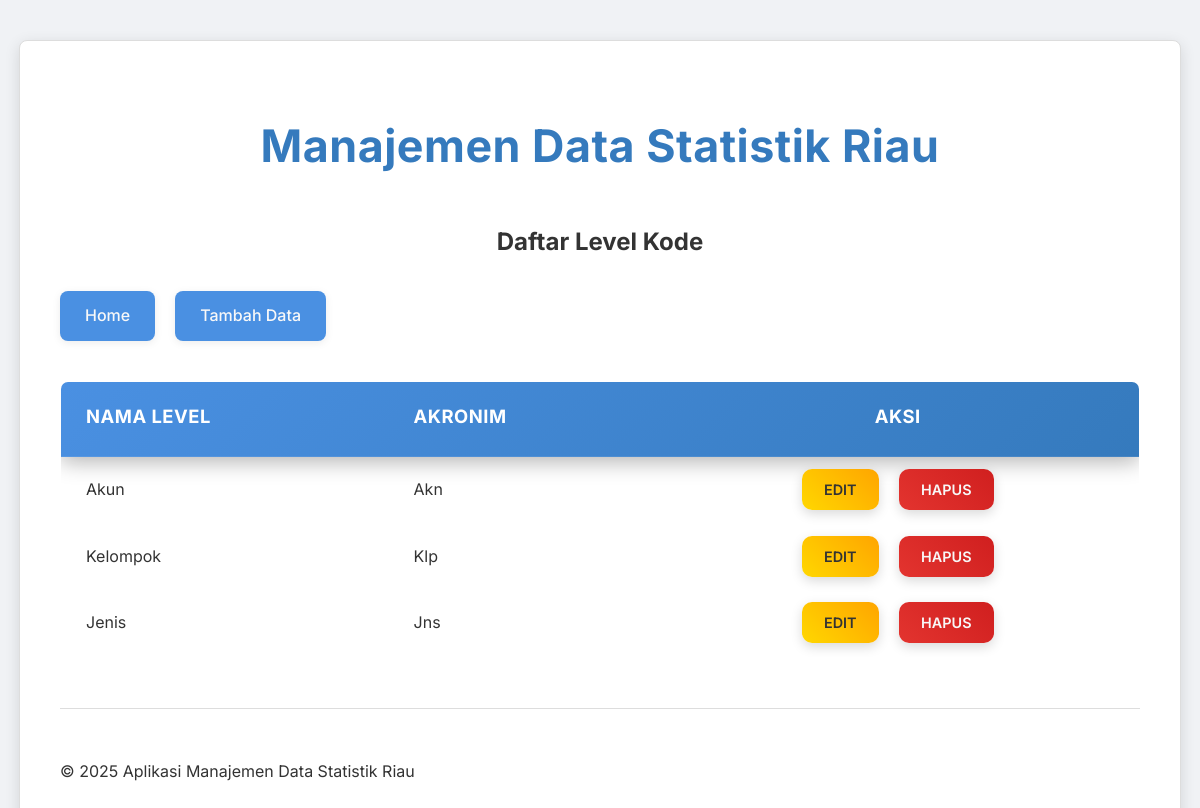
Page /pages/level-kode/read.php on the earlier database version.
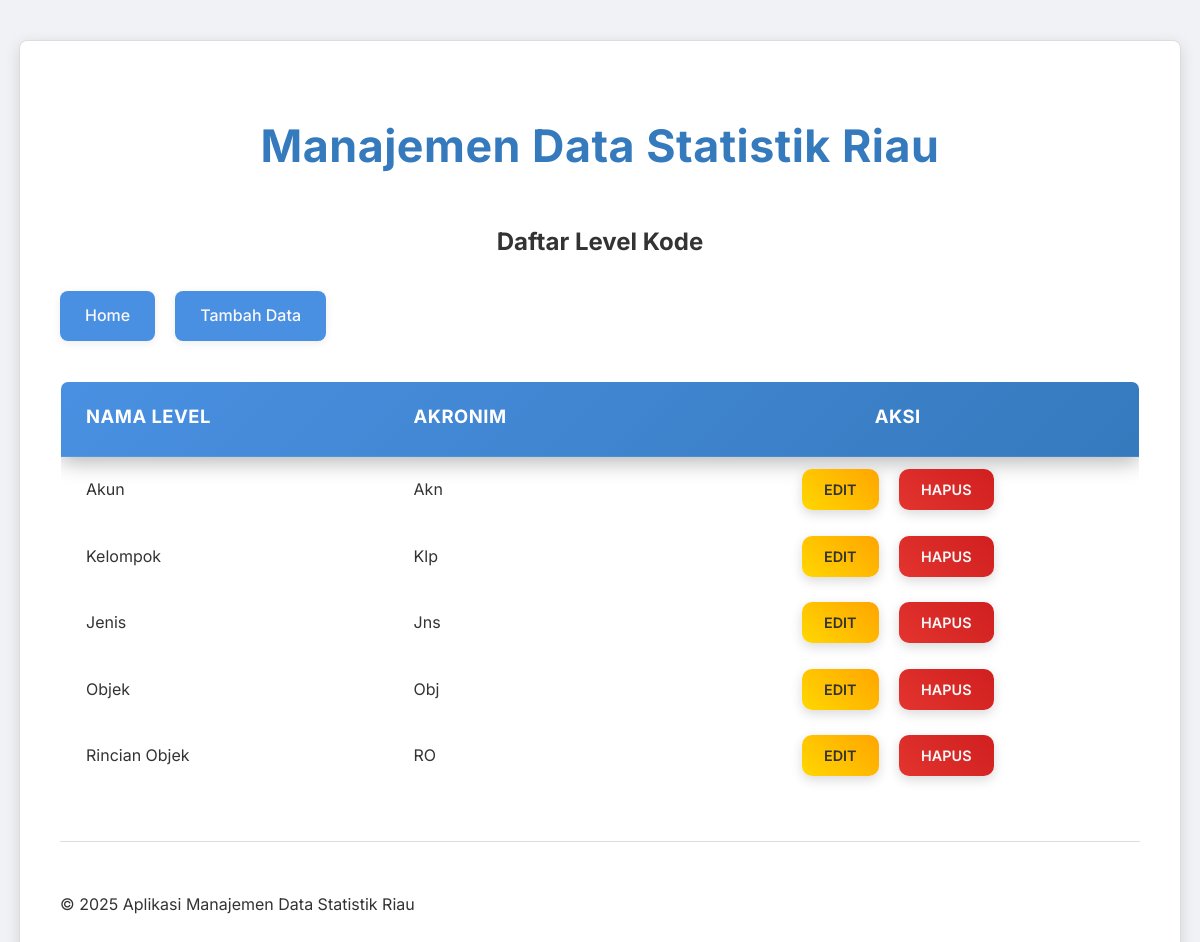
Same page on the later database version.
### tables this page shows
CREATE TABLE `kode_level` (
  `id` int(11) NOT NULL,
  `nama_level` varchar(255) DEFAULT NULL,
  `akronim` varchar(255) DEFAULT NULL
);

### pages/level-kode/read.php (the view, shortened to what this page needs)
<?php
include '../../config/database.php';
include '../../templates/header.php';
$sql = "SELECT * FROM kode_level ORDER BY id";
$result = $conn->query($sql);
?>
<h2 style="text-align: center;">Daftar Level Kode</h2>
<div class="button-group">
    <a href="../../index.php">Home</a>
    <a href="create.php">Tambah Data</a>
</div>
<?php
if ($result->num_rows > 0):
?>
    <table>
        <thead>
            <tr>
                <th>Nama Level</th>
                <th>Akronim</th>
                <th style="text-align: center;">Aksi</th>
            </tr>
        </thead>
        <tbody>
            <?php
            while ($row = $result->fetch_assoc()):
            ?>
                <tr>
                    <td><?php echo htmlspecialchars($row['nama_level']); ?></td>
                    <td><?php echo htmlspecialchars($row['akronim']); ?></td>
                    <td class="actions">
                        <a href="update.php?id=<?php echo htmlspecialchars($row['id']); ?>" class="edit">Edit</a>
                        <a href="delete.php?id=<?php echo htmlspecialchars($row['id']); ?>" class="delete" onclick="return confirm('Apakah Anda yakin ingin menghapus data ini?')">Hapus</a>
                    </td>
                </tr>
            <?php endwhile; ?>
        </tbody>
    </table>
<?php else: ?>
    <p>Belum ada data.</p>
<?php endif; ?>
<?php
include '../../templates/footer.php';
?>

### templates/header.php (shortened to what this page needs)
<!DOCTYPE html>
<html lang="en">
<head>
    <link rel="stylesheet" href="../../templates/css/style.css">
</head>
<body>
    <div class="container">
        <h1>Manajemen Data Statistik Riau</h1>

### templates/footer.php
<hr>
<footer>
    <p>&copy; <?php echo date("Y"); ?> Aplikasi Manajemen Data Statistik Riau</p>
</footer>
</div>
</body>
</html>

### templates/css/style.css (style rules this page uses)
:root { --primary-color: #4A90E2; --primary-dark: #357ABD; --accent-color: #50E3C2; --secondary-accent: #FF6B6B; --tertiary-color: #FFC107; --text-dark: #333333; --text-light: #F8F8F8; --bg-light: #F0F2F5; --bg-dark: #2C3E50; --card-bg: #FFFFFF; --border-color: #DDDDDD; --input-bg: #F8F8F8; --shadow-light: 0 2px 8px rgba(0, 0, 0, 0.08); --shadow-medium: 0 4px 15px rgba(0, 0, 0, 0.12); --success-color: #28A745; --danger-color: #DC3545; --warning-color: #FFC107; --info-color: #17A2B8; --radius-base: 8px; --transition-fast: 0.2s ease-in-out; --transition-normal: 0.3s ease-in-out; --gradient-primary: linear-gradient(135deg, var(--primary-color) 0%, var(--primary-dark) 100%); --gradient-accent: linear-gradient(135deg, var(--accent-color) 0%, #34B79C 100%); --gradient-secondary-accent: linear-gradient(135deg, var(--secondary-accent) 0%, #FF8A8A 100%); --gradient-tertiary: linear-gradient(135deg, var(--tertiary-color) 0%, #FFA000 100%); }
body { font-family: 'Inter', sans-serif; background: var(--bg-light); margin: 0; padding: 0; line-height: 1.6; color: var(--text-dark); display: flex; justify-content: center; align-items: flex-start; min-height: 100vh; padding: 40px 0; box-sizing: border-box; overflow-x: hidden; overflow-y: auto; position: relative; }
body::before { content: none; }
.container { width: 90%; max-width: 1600px; margin: 0 auto; background: var(--card-bg); padding: 40px; box-shadow: var(--shadow-medium); border-radius: var(--radius-base); transition: transform var(--transition-normal); position: relative; z-index: 1; overflow: hidden; border: 1px solid var(--border-color); backdrop-filter: none; -webkit-backdrop-filter: none; }
.container::before, .container::after { content: none; }
h1 { color: var(--primary-dark); text-align: center; margin-bottom: 40px; font-family: 'Inter', sans-serif; font-size: 2.8em; font-weight: 700; letter-spacing: 0.5px; text-shadow: none; background: none; -webkit-background-clip: unset; -webkit-text-fill-color: unset; animation: none; }
hr { border: none; border-top: 1px solid var(--border-color); margin: 50px 0; position: relative; }
hr::before { content: none; }
table { width: 100%; border-collapse: separate; border-spacing: 0; margin-top: 40px; box-shadow: var(--shadow-glass); border-radius: var(--radius-base); overflow: hidden; background-color: rgba(255, 255, 255, 0.05); border: 1px solid rgba(255, 255, 255, 0.1); backdrop-filter: blur(10px); -webkit-backdrop-filter: blur(10px); }
table thead tr { background: var(--gradient-primary); color: #FFFFFF; box-shadow: 0 5px 20px rgba(0, 0, 0, 0.3); }
table th, table td { padding: 20px 25px; text-align: left; border-bottom: 1px solid rgba(255, 255, 255, 0.08); }
table th { font-weight: 700; font-size: 1.15em; letter-spacing: 0.5px; text-transform: uppercase; position: relative; padding-bottom: 25px; }
table th::after { content: ''; position: absolute; bottom: 0; left: 50%; transform: translateX(-50%); width: 0; height: 3px; background-color: var(--accent-color); transition: width 0.3s ease-out; }
table tbody tr:nth-child(even) { background-color: rgba(249, 250, 251, 0.03); }
table tbody tr:nth-child(odd) { background-color: rgba(255, 255, 255, 0.01); }
table td.actions { text-align: center; white-space: nowrap; }
table td.actions a { padding: 12px 22px; border-radius: 10px; font-weight: 600; transition: background-color var(--transition-fast), transform var(--transition-fast), box-shadow var(--transition-fast); margin: 0 8px; box-shadow: 0 4px 12px rgba(0, 0, 0, 0.15); text-transform: uppercase; font-size: 0.9em; text-decoration: none; }
table td.actions .edit { background: linear-gradient(45deg, #FFD700, #FFA500); color: #333; }
table td.actions .delete { background: linear-gradient(45deg, #E3342F, #D01F1F); color: var(--text-light); }
.button-group { display: flex; gap: 20px; margin-top: 30px; justify-content: flex-start; }
.button-group a { display: inline-block; background-color: var(--primary-color); color: var(--text-light); padding: 12px 25px; text-decoration: none; border-radius: var(--radius-base); font-size: 1em; font-weight: 500; transition: background-color var(--transition-fast), transform var(--transition-fast), box-shadow var(--transition-fast); box-shadow: var(--shadow-light); }
* { scrollbar-width: thin; scrollbar-color: #888888 #F0F2F5; }

Differences in the rows shown:
added kode_level: nama_level "Objek", akronim "Obj"
added kode_level: nama_level "Rincian Objek", akronim "RO"
